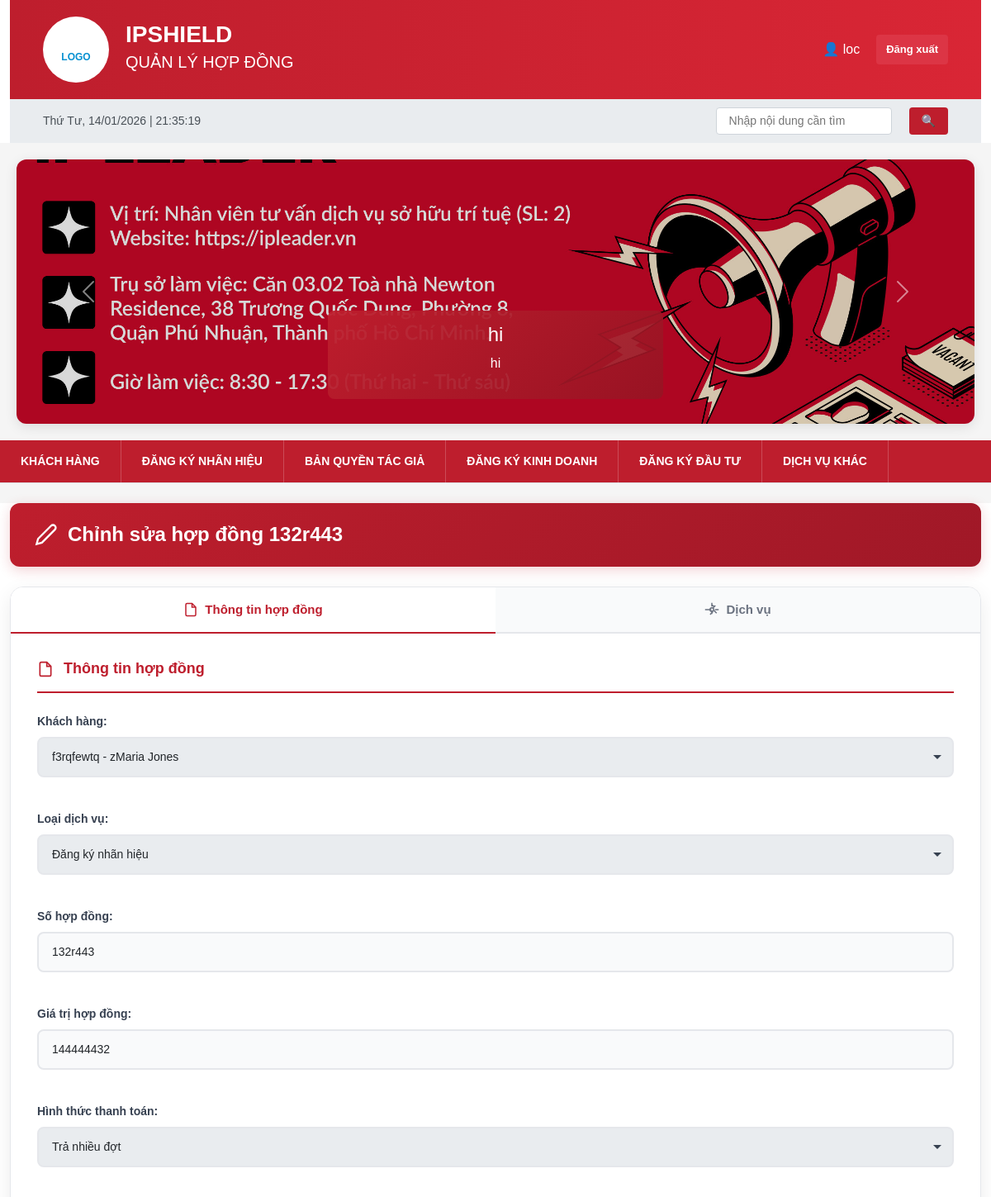
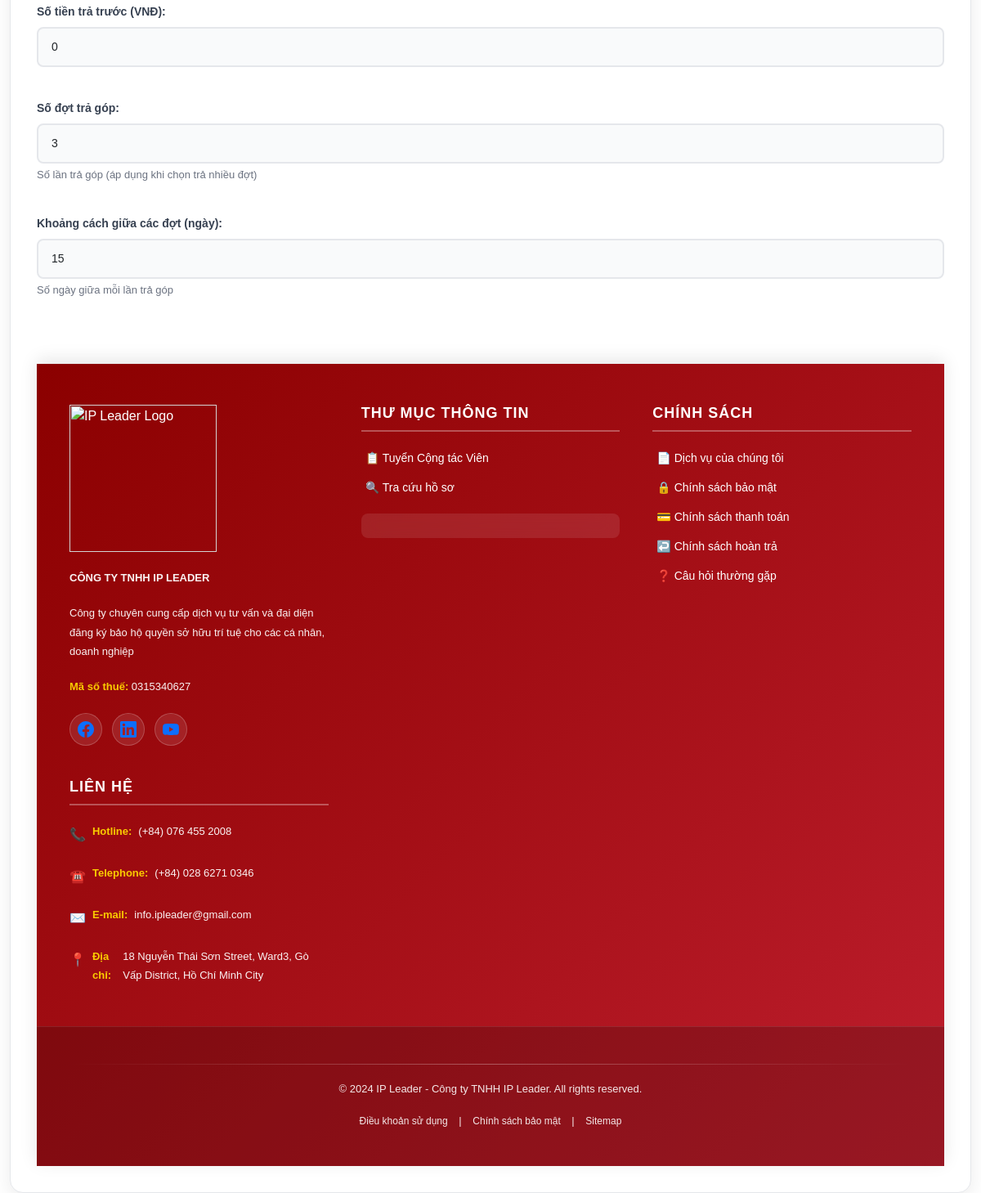
The app's page /contracts/edit/81 (signed in) with its own data (2 pictures, top to bottom).
### ipshieldapp/models.py (models this page shows, shortened)
class Slider(models.Model):
    title = models.CharField(max_length=255)
    description = models.CharField(max_length=255, blank=True)
    image = models.ImageField(upload_to='sliders/')
    is_active = models.BooleanField(default=True)

class Contract(models.Model):
    SERVICE_TYPE_CHOICES = (
        ('nhanhieu', 'Đăng ký nhãn hiệu'),
        ('banquyen', 'Bản quyền tác giả'),
        ('dkkd', 'Đăng ký kinh doanh'),
        ('dautu', 'Đăng ký đầu tư'),
        ('khac', 'Dịch vụ khác'),
    )
    CONTRACT_STATUS_CHOICES = (
        ('pending', 'Đang chờ xử lý'),
        ('processing', 'Đang xử lý'),
        ('completed', 'Hoàn thành'),
        ('paused', 'Ngưng'),
    )
    PAYMENT_TYPE_CHOICES = (
        ('full', 'Trả dứt điểm'),
        ('installment', 'Trả nhiều đợt'),
    )
    customer = models.ForeignKey(
        Customer,
        on_delete=models.CASCADE,
        related_name='contracts'
    )
    service_type = models.CharField(
        max_length=50,
        choices=SERVICE_TYPE_CHOICES
    )
    contract_no = models.CharField(max_length=50, unique=True)
    contract_value = models.DecimalField(
        max_digits=15,
        decimal_places=0,
        verbose_name='Giá trị hợp đồng'
    )
    payment_type = models.CharField(
        max_length=20,
        choices=PAYMENT_TYPE_CHOICES,
        verbose_name='Hình thức thanh toán'
    )
    prepaid_amount = models.DecimalField(
        max_digits=15,
        decimal_places=0,
        default=0,
        verbose_name='Số tiền trả trước'
    )
    payment_date = models.DateField(
        blank=True,
        null=True,
        verbose_name='Ngày thanh toán'
    )
    number_of_installments = models.PositiveIntegerField(
        default=1,
        verbose_name='Số đợt trả góp',
        help_text='Số lần trả góp (áp dụng khi chọn trả nhiều đợt)'
    )
    installment_interval_days = models.PositiveIntegerField(
        default=30,
        verbose_name='Khoảng cách giữa các đợt (ngày)',
        help_text='Số ngày giữa mỗi lần trả góp'
    )
    status = models.CharField(
        max_length=20,
        choices=CONTRACT_STATUS_CHOICES,
        default='pending'
    )
    created_at = models.DateTimeField(auto_now_add=True)
    updated_at = models.DateTimeField(default=timezone.now)
    class Meta:
        verbose_name = 'Hợp đồng'
        verbose_name_plural = 'Hợp đồng'
        indexes = [
            models.Index(fields=['contract_no']),
            models.Index(fields=['customer', 'status']),
            models.Index(fields=['created_at']),
        ]

### ipshieldapp/views.py (the view)
# urls.py: path("contracts/edit/<int:id>", views.contract_edit, name="contract_edit"),
@login_required
def contract_edit(request, id):
    contract = get_object_or_404(Contract, id=id)
    contract_form = None
    service_form = None
    service_formset = None
    FormSetClass = None     # Dùng cho nhanhieu / banquyen
    ServiceForm = None      # Dùng cho dkkd / dautu / khac
    queryset = None
    prefix = None
    service = None
    if contract.service_type == "nhanhieu":
        FormSetClass = TrademarkFormSet
        queryset = TrademarkService.objects.filter(contract=contract)
        prefix = "trademark"
    elif contract.service_type == "banquyen":
        FormSetClass = CopyrightFormSet
        queryset = CopyrightService.objects.filter(contract=contract)
        prefix = "copyright"
    elif contract.service_type == "dkkd":
        ServiceForm = BusinessRegistrationForm
        service = BusinessRegistrationService.objects.filter(contract=contract).first()
    elif contract.service_type == "dautu":
        ServiceForm = InvestmentForm
        service = InvestmentService.objects.filter(contract=contract).first()
    else:  # 🔥 khac
        ServiceForm = OtherServiceForm
        service = OtherService.objects.filter(contract=contract).first()
    if request.method == "POST":
        contract_form = ContractForm(request.POST, instance=contract)
        lock_contract_fields(contract_form)
        if FormSetClass:
            service_formset = FormSetClass(
                request.POST,
                request.FILES,
                queryset=queryset,
                prefix=prefix
            )
            if contract_form.is_valid() and service_formset.is_valid():
                contract_form.save()
                instances = service_formset.save(commit=False)
                for obj in instances:
                    obj.contract = contract
                    obj.save()
                for obj in service_formset.deleted_objects:
                    obj.delete()
                messages.success(request, "✅ Cập nhật hợp đồng thành công!")
                return redirect("contract_detail", id=contract.id)
        else:
            service_form = ServiceForm(
                request.POST,
                request.FILES,
                instance=service   # 🔥 có thì update, không có thì tạo
            )
            if contract_form.is_valid() and service_form.is_valid():
                contract_form.save()
                obj = service_form.save(commit=False)
                obj.contract = contract   # 🔥 đảm bảo gắn contract
                obj.save()
                messages.success(request, "✅ Cập nhật hợp đồng thành công!")
                return redirect("contract_detail", id=contract.id)
    else:
        contract_form = ContractForm(instance=contract)
        lock_contract_fields(contract_form)
        if FormSetClass:
            service_formset = FormSetClass(
                queryset=queryset,
                prefix=prefix
            )
        else:
            service_form = ServiceForm(instance=service)
    return render(request, "contract_edit.html", {
        "contract": contract,
        "contract_form": contract_form,
        "service_formset": service_formset,
        "service_form": service_form,
    })

### templates/contract_edit.html (shortened to what this page needs)
{% extends "base.html" %}
{% block body_block %}
{% load static %}
<link href="{% static 'css/contract_edit.css' %}" rel="stylesheet">
<div class="container mt-4">
    <div class="page-header">
        <div class="header-content">
            <svg width="28" height="28" viewBox="0 0 24 24" fill="none" stroke="currentColor" stroke-width="2">
                <path d="M17 3a2.828 2.828 0 1 1 4 4L7.5 20.5 2 22l1.5-5.5L17 3z"></path>
            </svg>
            <h2 class="mb-0">Chỉnh sửa hợp đồng {{ contract.contract_no }}</h2>
        </div>
    </div>
    <div class="edit-card">
        <form method="POST" enctype="multipart/form-data" class="edit-form">
            <div class="custom-tabs">
                <button type="button" class="tab-btn active" data-tab="contract">
                    <svg width="18" height="18" viewBox="0 0 24 24" fill="none" stroke="currentColor" stroke-width="2">
                        <path d="M14 2H6a2 2 0 0 0-2 2v16a2 2 0 0 0 2 2h12a2 2 0 0 0 2-2V8z"></path>
                        <polyline points="14 2 14 8 20 8"></polyline>
                    </svg>
                    Thông tin hợp đồng
                </button>
                <button type="button" class="tab-btn" data-tab="service">
                    <svg width="18" height="18" viewBox="0 0 24 24" fill="none" stroke="currentColor" stroke-width="2">
                        <circle cx="12" cy="12" r="3"></circle>
                        <path d="M12 1v6m0 6v6m5.66-13.66l-4.24 4.24m0 6l-4.24 4.24M23 12h-6m-6 0H1m18.66 5.66l-4.24-4.24m0-6l-4.24-4.24"></path>
                    </svg>
                    Dịch vụ
                </button>
            </div>
            <div class="tab-content-wrapper">
                <div class="tab-content active" data-content="contract">
                    <div class="tab-header">
                        <svg width="20" height="20" viewBox="0 0 24 24" fill="none" stroke="currentColor" stroke-width="2">
                            <path d="M14 2H6a2 2 0 0 0-2 2v16a2 2 0 0 0 2 2h12a2 2 0 0 0 2-2V8z"></path>
                            <polyline points="14 2 14 8 20 8"></polyline>
                        </svg>
                        <h5>Thông tin hợp đồng</h5>
                    </div>
                    <div class="form-content">
                        {{ contract_form.as_p }}
                    </div>
                </div>
        </form>
    </div>
</div>
{% endblock %}

### templates/base.html (shortened to what this page needs)
{% load static %}
<head>
    <link href="https://cdn.jsdelivr.net/npm/bootstrap@5.3.8/dist/css/bootstrap.min.css" rel="stylesheet">
    <link href="{% static 'css/base.css' %}" rel="stylesheet">
</head>
    <div class="container">
        <div class="header">
            <div class="header-logo">
                <br>LOGO
            </div>
            <div class="header-title">
                <h1>IPSHIELD</h1>
                <h2>QUẢN LÝ HỢP ĐỒNG</h2>
            </div>
{% if user.is_authenticated %}
                    <span>
                        👤 {{ user.username }}
                    </span>
                    <a href="{% url 'logout' %}"
                       class="btn btn-sm btn-danger">
                        Đăng xuất
                    </a>
                {% endif %}
        </div>
                <div class="top-bar">
           <div id="realtime-clock"></div>
            <div class="language-selector d-flex align-items-center gap-3">
                 <input type="text" placeholder="Nhập nội dung cần tìm"
                    style="margin-left: 20px; padding: 5px 15px; border: 1px solid #ced4da; border-radius: 4px;">
                <button class="btn btn-primary" style="padding: 6px 15px; margin-left: 5px;">🔍</button>
            </div>
            </div>
        </div>
<div class="carousel-section" style="margin:20px; box-shadow:0 4px 15px rgba(0,0,0,0.1); border-radius:12px; overflow:hidden;">
    <div id="mainCarousel" class="carousel slide" data-bs-ride="carousel" data-bs-interval="3500">
        <div class="carousel-inner">
            {% for slider in sliders %}
            <div class="carousel-item {% if forloop.first %}active{% endif %}">
                <img src="{{ slider.image.url }}"
                     class="d-block w-100"
                     alt="{{ slider.title }}"
                     style="height:320px; object-fit:cover; filter:brightness(0.85);">
                <div class="carousel-caption d-none d-md-block"
                     style="background:linear-gradient(135deg, rgba(190,30,45,.95), rgba(150,20,35,.9));
                            padding:15px 30px;
                            border-radius:8px;
                            bottom:30px;
                            left:50%;
                            transform:translateX(-50%);
                            max-width:80%;">
                    <h4>{{ slider.title }}</h4>
                    <p>{{ slider.description }}</p>
                </div>
            </div>
            {% endfor %}
        </div>
        <button class="carousel-control-prev" type="button" data-bs-target="#mainCarousel" data-bs-slide="prev">
            <span class="carousel-control-prev-icon"></span>
        </button>
        <button class="carousel-control-next" type="button" data-bs-target="#mainCarousel" data-bs-slide="next">
            <span class="carousel-control-next-icon"></span>
        </button>
    </div>
</div>
{% if user.is_authenticated %}
<div class="nav-tabs">
    <a href="{% url 'home' %}" class="nav-tab">Khách hàng</a>
    <a href="{% url 'contract_search' %}" class="nav-tab">Đăng ký nhãn hiệu</a>
    <a href="{% url 'contract_copyright_search' %}" class="nav-tab">Bản quyền tác giả</a>
    <a href="{% url 'contract_business_search' %}" class="nav-tab">Ðăng ký kinh doanh</a>
    <a href="{% url 'contract_investment_search' %}" class="nav-tab">Ðăng ký đầu tư</a>
    <a href="{% url 'contract_other_service_search' %}" class="nav-tab">Dịch vụ khác</a>
</div>
{% endif %}
 {% block body_block %}
              {% endblock %}
    <footer class="site-footer">
        <div class="footer-content">
            <div class="footer-section">
                <div class="footer-logo">
                    <img src="https://ipleader.vn/wp-content/uploads/2021/01/IPLEADER-LOGO-WHITE-01.png" alt="IP Leader Logo" width="180px">
                </div>
                <p class="company-name">CÔNG TY TNHH IP LEADER</p>
                <p class="company-desc">Công ty chuyên cung cấp dịch vụ tư vấn và đại diện đăng ký bảo hộ quyền sở hữu trí tuệ cho các cá nhân, doanh nghiệp</p>
                <p><strong>Mã số thuế:</strong> 0315340627</p>
                <div class="social-icons">
                    <a href="#" class="social-icon facebook" title="Facebook">
                    </a>
                    <a href="#" class="social-icon linkedin" title="LinkedIn">
                    </a>
                    <a href="#" class="social-icon youtube" title="YouTube">
                    </a>
                </div>
            </div>
            <div class="footer-section">
                <h5>Thư mục thông tin</h5>
                <ul>
                    <li><a href="#">📋 Tuyển Cộng tác Viên</a></li>
                    <li><a href="#">🔍 Tra cứu hồ sơ</a></li>
                </ul>
                <div class="certification-badge">
                </div>
            </div>
            <div class="footer-section">
                <h5>Chính sách</h5>
                <ul>
                    <li><a href="#">📄 Dịch vụ của chúng tôi</a></li>
                    <li><a href="#">🔒 Chính sách bảo mật</a></li>
                    <li><a href="#">💳 Chính sách thanh toán</a></li>
                    <li><a href="#">↩️ Chính sách hoàn trả</a></li>
                    <li><a href="#">❓ Câu hỏi thường gặp</a></li>
                </ul>
            </div>
            <div class="footer-section">
                <h5>Liên hệ</h5>
                <div class="contact-info">
                    <p><span class="contact-icon">📞</span> <strong>Hotline:</strong> (+84) 076 455 2008</p>
                    <p><span class="contact-icon">☎️</span> <strong>Telephone:</strong>(+84) 028 6271 0346</p>
                    <p><span class="contact-icon">✉️</span> <strong>E-mail:</strong> info.ipleader@gmail.com</p>
                    <p><span class="contact-icon">📍</span> <strong>Địa chỉ:</strong>18 Nguyễn Thái Sơn Street, Ward3, Gò Vấp District, Hồ Chí Minh City</p>
                </div>
            </div>
        </div>
        <div class="footer-bottom">
            <div class="footer-divider"></div>
            <p>© 2024 IP Leader - Công ty TNHH IP Leader. All rights reserved.</p>
            <p class="footer-links">
                <a href="#">Điều khoản sử dụng</a> |
                <a href="#">Chính sách bảo mật</a> |
                <a href="#">Sitemap</a>
            </p>
        </div>
    </footer>

### records on screen
Slider: image (picture), title "hi", description "hi"
Contract: contract_no "132r443", customer "f3rqfewtq - zMaria Jones", service_type "Đăng ký nhãn hiệu", contract_value "144444432", payment_type "Trả nhiều đợt", prepaid_amount "0", number_of_installments "3", installment_interval_days "15"

### other values on screen
{{ user.username }} "loc"
